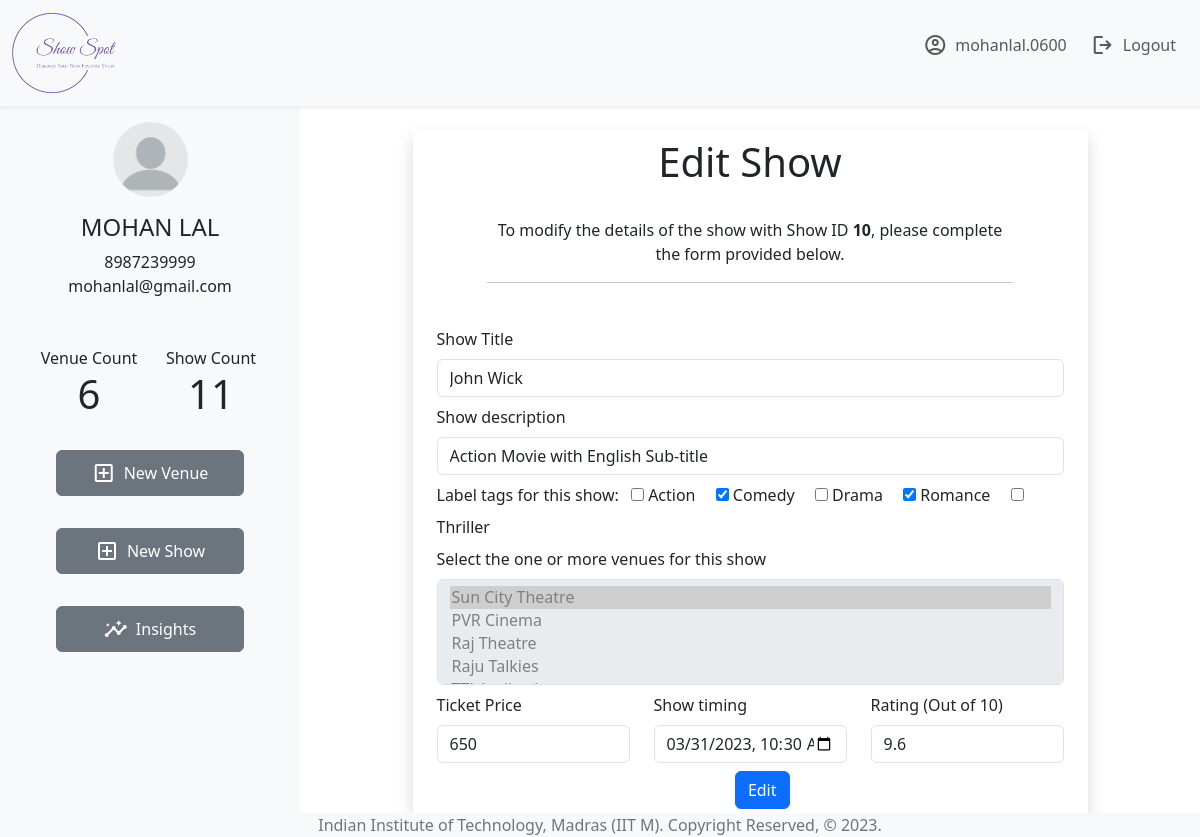
The app's page /admin/edit_show/10 (signed in) with its own data.
### applications/models.py (models this page shows, shortened)
class Admin(db.Model,UserMixin):
    user_id = db.Column(db.String,primary_key = True,nullable = False, unique = True)
    password = db.Column(db.String,nullable=False)
    name = db.Column(db.String)
    email_id = db.Column(db.String)
    phone_no = db.Column(db.Integer)
    venues = db.relationship("Venue", backref='admin')
    shows = db.relationship("Show",backref='admin')

class Show(db.Model):
    show_id = db.Column(db.Integer,primary_key = True, nullable = False, unique = True, autoincrement = True)
    show_name = db.Column(db.String,nullable = False)
    description = db.Column(db.String,nullable = False)
    tags = db.Column(db.String)
    venue_id = db.Column(db.Integer,db.ForeignKey('venue.venue_id'),nullable=False)
    ticket_price = db.Column(db.Double,nullable = False)
    admin_id = db.Column(db.String,db.ForeignKey('admin.user_id'),nullable = False)
    timing = db.Column(db.DateTime, nullable = False)
    rating = db.Column(db.Double,nullable=False)
    rseats = db.Column(db.Integer)
    bookings = db.relationship('Booking',backref='show', cascade='all, delete')

### admin/admin_applications/admin_controllers.py (the view, shortened to what this page needs)
@admin_bp.route("/edit_show/<int:show_id>",methods=['GET','POST'])
@login_required
def edit_show(show_id):
    if request.method == 'GET':
        show_details = Show.query.filter_by(show_id = show_id).first()
        return render_template('edit_show.html',show = show_details)

### applications/login.py (called while the page is built)
@login_manager.user_loader
def load_user(user_id):
    x =  User.query.get(user_id)
    if x==None:
        x = Admin.query.get(user_id)
    return x

### admin/admin_templates/edit_show.html (shortened to what this page needs)
{% extends 'admin_base.html' %}
{% block main %}
<div class="row justify-content-center">
    <div class="col-9 justify-content-center shadow m-4">
        <div class="row justify-content-center p-2">
            <div class="col-4 justify-content-center">
                <p class="display-6 text-center">Edit Show</p>
            </div>
        </div>
        <div class="row justify-content-center mb-3 p-2">
            <div class="col-10 justify-content-center">
                <p class="text-center">To modify the details of the show with Show ID <strong>{{ show.show_id }}</strong>, please complete the form provided below. </p>
                <hr>
            </div>
        </div>
        <form method="POST" class="row justify-content-center" accept-charset="UTF-8">
            <div class="row m-1">
                <div class="col">
                    <label for="name" class="form-label">Show Title</label>
                    <input type="text" class="form-control" id="name" name="name" placeholder="Enter title of your show"
                        required value="{{ show.show_name }}">
                </div>
            </div>
            <div class="row m-1">
                <div class="col">
                    <label for="description" class="form-label">Show description</label>
                    <input type="text" class="form-control" id="description" name="description"
                        placeholder="Brief description about the show." value='{{ show.description }}'>
                </div>
            </div>
            <div class="row m-1">
                <div class="col">
                    <label class="form-label ml-2">Label tags for this show:</label>
                    <div class="d-inline custom-checkbox m-2">
                        <input type="checkbox" id="action" name="action" value="action" class="custom-control-input" {% if 'action' in show.tags %} checked {% endif %} >
                        <label for="action" class="custom-control-label">Action</label>
                    </div>
                    <div class=" d-inline custom-checkbox m-2">
                        <input type="checkbox" id="comedy" name="comedy" value="comedy" class="custom-control-input" {% if 'comedy' in show.tags %} checked {% endif %}>
                        <label for="comedy" class="custom-control-label">Comedy</label>
                    </div>
                    <div class=" d-inline custom-checkbox m-2">
                        <input type="checkbox" id="drama" name="drama" value="drama" class="custom-control-input" {% if 'drama' in show.tags %} checked {% endif %}>
                        <label for="drama" class="custom-control-label">Drama</label>
                    </div>
                    <div class="d-inline custom-checkbox m-2">
                        <input type="checkbox" id="romance" name="romance" value="romance" class="custom-control-input" {% if 'romance' in show.tags %} checked {% endif %}>
                        <label for="romance" class="custom-control-label">Romance</label>
                    </div>
                    <div class=" d-inline custom-checkbox m-2">
                        <input type="checkbox" id="thriller" name="thriller" value="thriller" class="custom-control-input" {% if 'thriller' in show.tags %} checked {% endif %}>
                        <label for="thriller" class="custom-control-label">Thriller</label>
                    </div>
                </div>
            </div>
            <div class="row m-1">
                <div class="col">
                    <label class="form-label" for="venue">Select the one or more venues for this show</label>
                    <select class="form-control" multiple id="venue" name="venue" required disabled>
                        {% for venue in current_user.venues %}
                            <option value={{ venue.venue_id }} {% if venue.venue_id == show.venues.venue_id %} selected {% endif %} > {{ venue.venue_name }}</option>
                        {% endfor %}
                    </select>
                </div>
            </div>
            <div class="row m-1">
                <div class="col-4">
                    <label for="price" class="form-label">Ticket Price</label>
                    <input type="text" class="form-control" id="price" name="price" placeholder="Price of one ticket of the show" value="{{ show.ticket_price }}">
                </div>
                <div class="col-4">
                    <label for="timing" class="form-label">Show timing</label>
                    <input type="datetime-local" id="timing" name="timing" class="form-control" required value="{{ show.timing }}">
                </div>
                <div class="col-4">
                    <label for="rating" class="form-label">Rating (Out of 10)</label>
                    <input type="text" class="form-control" id="rating" name="rating" placeholder="Rating of show (Out of 10)" value="{{ show.rating }}">
                </div>
            </div>
            <div class="row  m-1 justify-content-center">
                <div class="col-1 justify-content-center align-content-center">
                    <button type="submit" class="btn btn-primary rounded">
                        Edit
                    </button>
                </div>
            </div>
        </form>
    </div>
</div>
{% endblock %}

### admin/admin_templates/admin_base.html (shortened to what this page needs)
{% extends 'base.html' %}
{% block head %}
{{ super() }}
{% endblock head %}
{% block navbar_content %}
<a class="nav-link " href={{ url_for('admin.index') }}>
    <div class="d-flex justify-content-center">
        <span class="material-symbols-outlined p-1">
        </span>
        <p class="p-1">
            {{ current_user.user_id }}
        </p>
    </div>
</a>
<a class="nav-link justify-content-center" href = {{ url_for('admin.admin_logout') }}>
    <div class="d-flex justify-content-center">
        <span class="material-symbols-outlined p-1">
        </span>
        <span class="p-1">Logout</span>
    </div>
</a>
{% endblock navbar_content %}
{% block body%}
<div class="container-fluid">
    <div class="row">
        <div class="col-3 justify-content-center bg-body-tertiary">
            <div class='row justify-content-center m-3'>
                <div class="col d-flex flex-column">
                    <img  class='rounded-circle align-self-center ' src = {{ url_for('static',filename='images/blank-profile-picture.png')}} width = 75rem>
                    <span class = 'h4 mt-2 pt-2 align-self-center'>{{ current_user.name | upper }}</span>
                    <span class = 'align-self-center'>{{ current_user.phone_no }}</span>
                    <span class="align-self-center mb-3 pb-3">{{ current_user.email_id }}</span>
                </div>
            </div>
            <div class="row justify-content-center m-3">
                <div class="col-6 d-flex flex-column">
                    <span class="align-self-center">Venue Count</span>
                    <span class="display-6 align-self-center">{{ current_user.venues | length() }}</span>
                </div>
                <div class="col-6 d-flex flex-column">
                    <span class="align-self-center">Show Count</span>
                    <span class="display-6 align-self-center">{{ current_user.shows | length() }}</span>
                </div>
            </div>
            <div class="row justify-content-center m-3">
                <div class="col d-flex flex-column">
                    <a class="btn btn-secondary m-3" href={{ url_for('admin.add_venue') }}>
                        <div class="d-flex justify-content-center">
                            <span class="material-symbols-outlined p-1">
                            </span>
                            <span class="p-1">New Venue</span>
                        </div>
                    </a>
                    <a class="btn btn-secondary m-3" href={{ url_for('admin.add_show') }}>
                        <div class="d-flex justify-content-center">
                            <span class="material-symbols-outlined p-1">
                            </span>
                            <span class="p-1">New Show</span>
                        </div>
                    </a>
                    <a class="btn btn-secondary m-3" href={{ url_for('admin.summary') }}>
                        <div class="d-flex justify-content-center">
                            <span class="material-symbols-outlined p-1">
                            </span>
                            <span class="p-1">Insights</span>
                        </div>
                    </a>
                </div>
            </div>
        </div>
        <div class="col-9 justify-content-center">
            {% block main %}  {% endblock %}
        </div>
    </div>
</div>
{% endblock body %}

### records on screen
Admin: user_id "mohanlal.0600", name "MOHAN LAL", phone_no "8987239999", email_id "mohanlal@gmail.com"
Show: show_id "10", name "John Wick", description "Action Movie with English Sub-title", tags "☑", price "650", timing "03/31/2023 10:30", rating "9.6"

### other values on screen
{{ current_user.venues | length() }} "6"
{{ current_user.shows | length() }} "11"
form field venue "Sun City Theatre ☑ / PVR Cinema / Raj Theatre / Raju Talkies"
